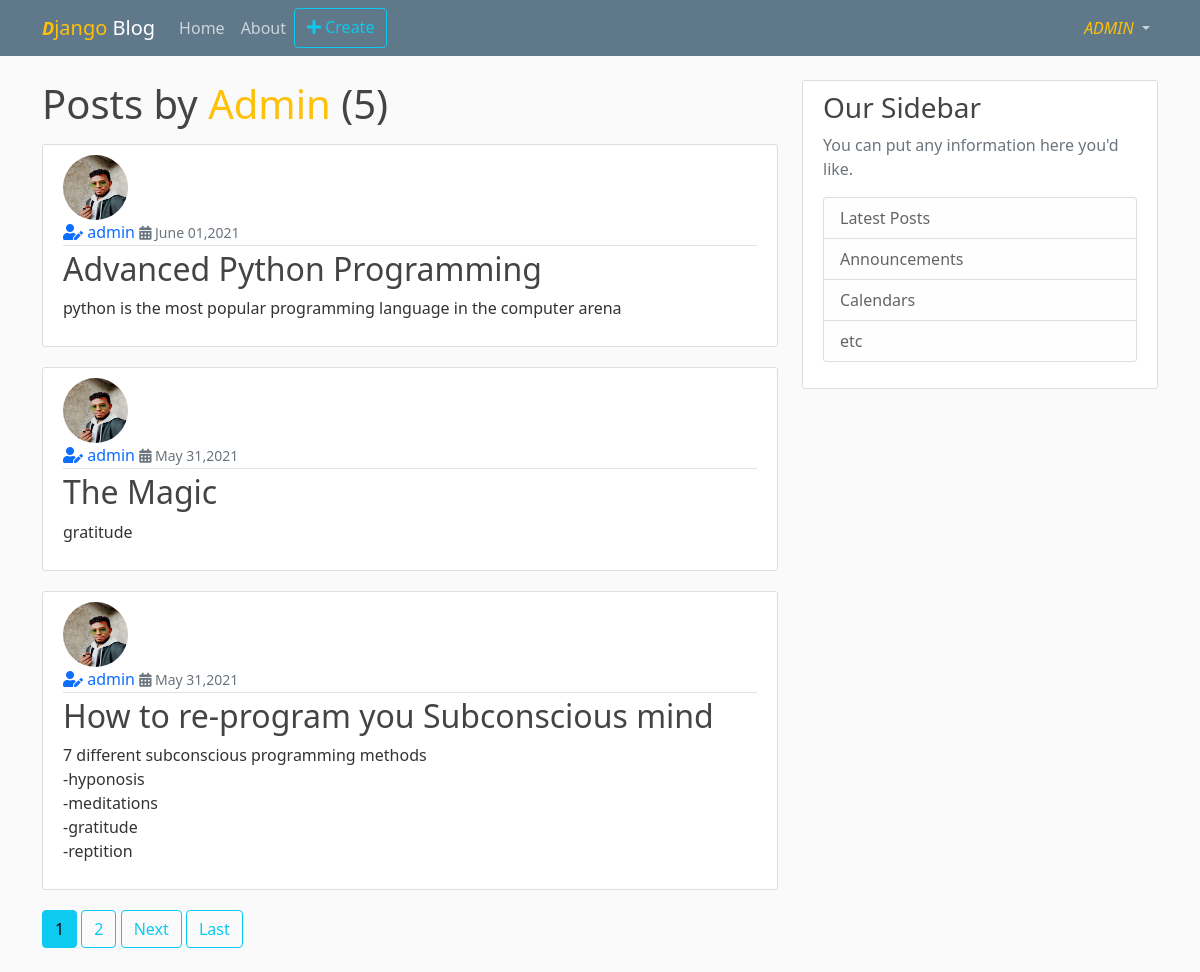
/user/admin (signed in), run on the app's committed database.
### posts/models.py (models this page shows, shortened)
class Post(models.Model):
    title = models.CharField(max_length=255)
    content = models.TextField()
    date_posted = models.DateTimeField(auto_now_add=timezone.now())
    author = models.ForeignKey(User, on_delete=models.CASCADE)

### users/models.py (models this page shows, shortened)
class Profile(models.Model):
    user = models.OneToOneField(User, on_delete=models.CASCADE)
    image = models.ImageField(upload_to='profile_pics', default ='default.jpg')

### posts/views.py (the view)
# urls.py: path('user/<str:username>', views.UserPostListView.as_view(), name='user-posts'),
class UserPostListView(LoginRequiredMixin,ListView):
    model=Post
    template_name='posts/user_posts.html'
    context_object_name='posts'
    paginate_by=3
    def get_queryset(self):
        user = get_object_or_404(User, username=self.kwargs.get('username'))
        return Post.objects.filter(author=user).order_by('-date_posted')

### posts/templates/posts/user_posts.html (shortened to what this page needs)
{% extends "posts/base.html" %}
{% block content %}
<h1 class="mb-3">Posts by <span class="text-warning text-capitalize"> {{view.kwargs.username}} </span> ({{page_obj.paginator.count}})</h1>
    {% for post in posts %}
        <article class="media content-section">
          <img class="rounded-circle article-img" src="{{post.author.profile.image.url}}" alt="">
          <div class="media-body">
            <div class="article-metadata">
              <a class="mr-2" href="{% url 'user-posts' post.author.username %}"><i class="fas fa-user-edit"></i> {{ post.author }}</a>
              <small class="text-muted"><i class="fas fa-calendar-alt"></i> {{ post.date_posted|date:"F d,Y"}}</small>
            </div>
            <h2><a class="article-title" href="{% url 'post-detail' post.id %}">{{ post.title }}</a></h2>
            <p class="article-content"> {{ post.content }}</p>
          </div>
        </article>
    {% endfor %}
    {% if is_paginated %}
    {% for num in page_obj.paginator.page_range %}
    {% if page_obj.number == num %}
    <a class="btn btn-info mb-4" href="?page={{num}}">{{num}}</a>
    {% elif num > page_obj.number|add:'-3' and num < page_obj.number|add:'3' %}
    <a class="btn btn-outline-info mb-4" href="?page={{ num }}">{{ num }}</a>
    {% endif %}
    {% endfor %}
    {% if page_obj.has_next %}
    <a class="btn btn-outline-info mb-4" href="?page={{page_obj.next_page_number}}">Next</a>
    <a class="btn btn-outline-info mb-4" href="?page={{page_obj.paginator.num_pages}}">Last</a>
    {% endif %}
    {% endif %}
{% endblock content %}

### posts/templates/posts/base.html (shortened to what this page needs)
{% load static %}
<!DOCTYPE html>
<html lang="en">
<head>
    <link rel="stylesheet" type="text/css" href={% static 'css/bootstrap.min.css' %}>
    <link rel="stylesheet" type="text/css" href={% static 'css/main.css' %}>
    <link rel="stylesheet" type="text/css" href={% static 'fontawesome/css/all.min.css' %}>
    <link rel="stylesheet" type="text/css" href={% static 'fontawesome/css/fontawesome.min.css' %}>
</head>
<body>
    <header class="site-header">
        <nav class="navbar navbar-expand-md navbar-dark bg-steel fixed-top">
          <div class="container">
            <a class="navbar-brand mr-4" href="{% url 'home' %}"> <span  class ="text-warning"><span
              style="font-style: oblique; font-weight: 800; font-size: large;">D</span>jango</span> Blog</a>
            <div class="collapse navbar-collapse" id="navbarSupportedContent">
              <div class="navbar-nav ">
                <a class="nav-item nav-link" href="{% url 'home' %}">Home</a>
                <a class="nav-item nav-link" href="{% url 'about' %}">About</a>
                <a href="{% url 'post-create' %}"  class="btn btn-outline-info"><i class="fas fa-plus"></i> Create</a>
              </div>
              <div class="navbar-nav ms-auto ">
                {% if user.is_authenticated %}
                <li class="nav-item dropdown">
                  <a class="nav-link dropdown-toggle" href="#" id="navbarDropdown" role="button" data-bs-toggle="dropdown" aria-expanded="false">
                    <span class="text-warning text-uppercase" style="font-style: oblique; font-weight: 200;" >{{request.user}}</span>
                  </a>
                </li>
                {% else %}
                <a class="nav-item nav-link" href="{% url 'login' %}">Login</a>
                <a class="nav-item nav-link" href="{% url 'register' %}">Register</a>
                {% endif %}
              </div>
            </div>
          </div>
        </nav>
      </header>
      <main role="main" class="container">
        <div class="row">
          <div class="col-md-8">
            {% block content %}{% endblock %}
          </div>
          <div class="col-md-4">
            <div class="content-section">
              <h3>Our Sidebar</h3>
              <p class='text-muted'>You can put any information here you'd like.
                <ul class="list-group">
                  <li class="list-group-item list-group-item-light">Latest Posts</li>
                  <li class="list-group-item list-group-item-light">Announcements</li>
                  <li class="list-group-item list-group-item-light">Calendars</li>
                  <li class="list-group-item list-group-item-light">etc</li>
                </ul>
              </p>
            </div>
          </div>
        </div>
      </main>
</body>
</html>

### static/css/main.css (style rules this page uses)
body { background: #fafafa; color: #333333; margin-top: 5rem; }
h1, h2, h3, h4, h5, h6 { color: #444444; }
a { text-decoration: none; }
ul { margin: 0; }
.bg-steel { background-color: #5f788a; }
.site-header .navbar-nav .nav-link { color: #cbd5db; }
.content-section { background: #ffffff; padding: 10px 20px; border: 1px solid #dddddd; border-radius: 3px; margin-bottom: 20px; }
.article-title { color: #444444; }
.article-content { white-space: pre-line; }
.article-img { height: 65px; width: 65px; margin-right: 16px; }
.article-metadata { padding-bottom: 1px; margin-bottom: 4px; border-bottom: 1px solid #e3e3e3 }

### data on the page
Post: author.profile.image (picture), author "admin", date_posted "June 01,2021", title "Advanced Python Programming", content "python is the most popular programming language in the computer arena"
Post: author.profile.image (picture), author "admin", date_posted "May 31,2021", title "The Magic", content "gratitude"
Post: author.profile.image (picture), author "admin", date_posted "May 31,2021", title "How to re-program you Subconscious mind", content "7 different subconscious programming methods -hyponosis -meditations -gratitude -reptition"

### other printed values
{{ request.user }} "ADMIN"
{{ view.kwargs.username }} "Admin"
{{ page_obj.paginator.count }} "5"
{{ num }} "1"
{{ num }} "2"
